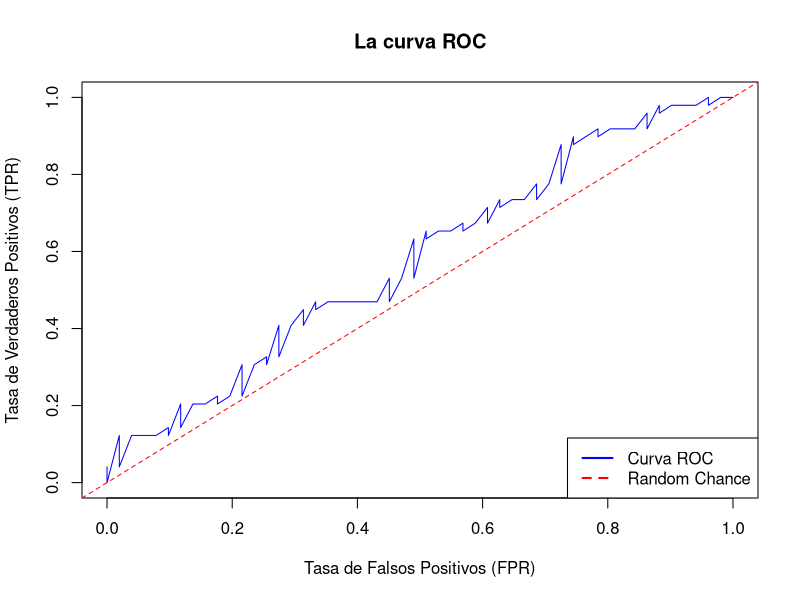
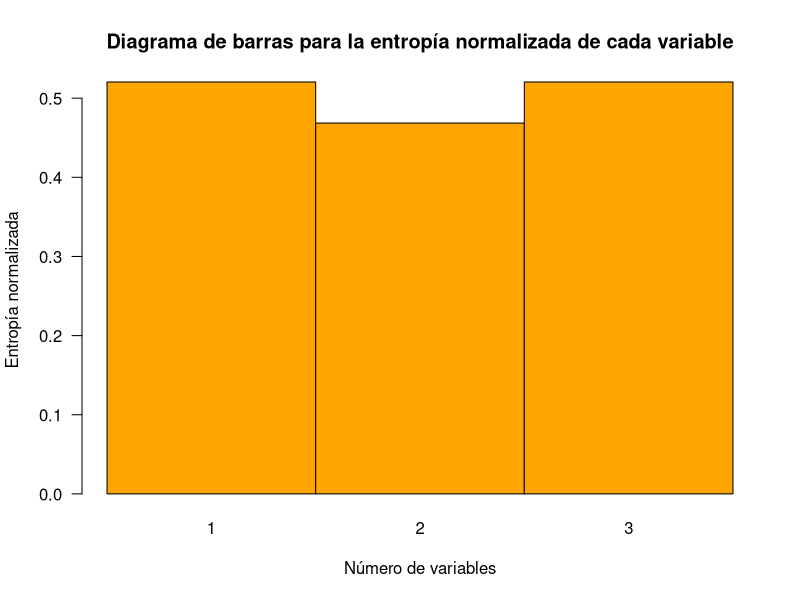
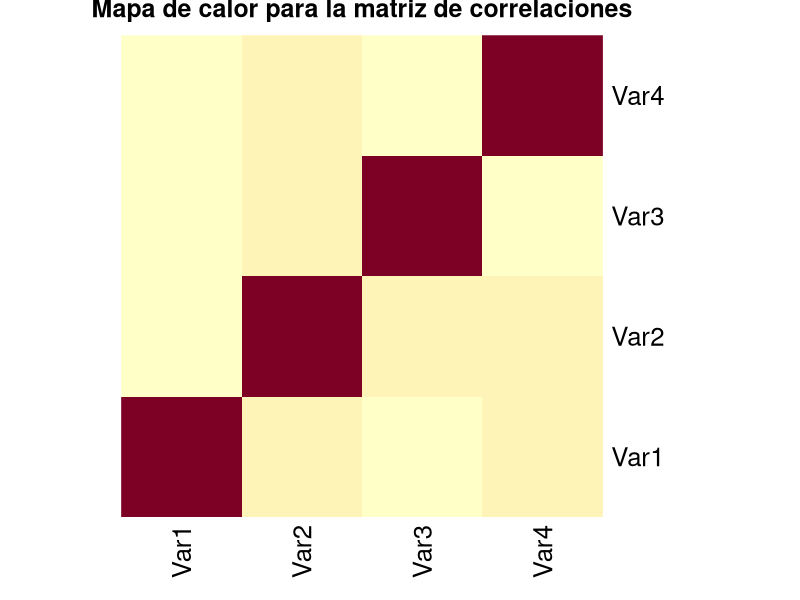
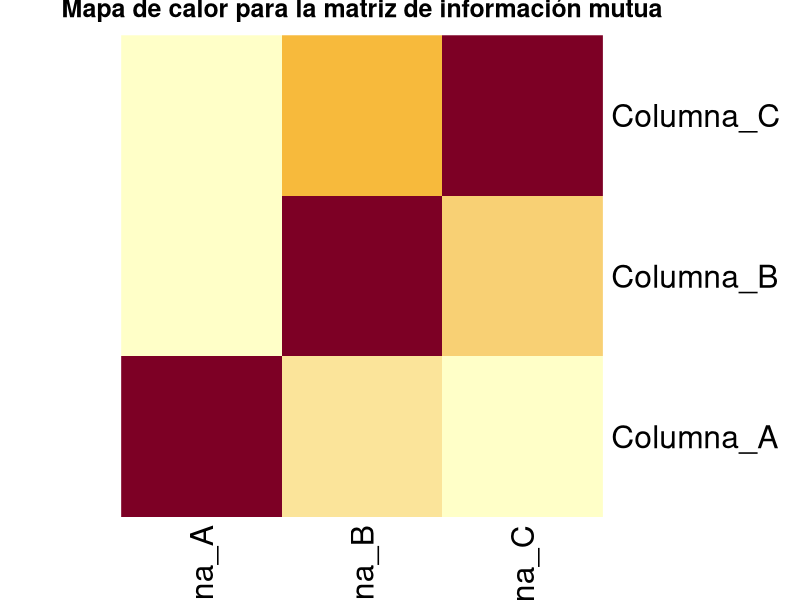

Write R code to recreate these figures, in order.
## ----setup, include = FALSE---------------------------------------------------
knitr::opts_chunk$set(
  collapse = TRUE,
  comment = "#>"
)

## -----------------------------------------------------------------------------
discretizeEW <- function(x, num.bins) {
  # Encontrar el valor mínimo y máximo de x
  num_max <- max(x)
  num_min <- min(x)

  # Calcular el tamaño del intervalo
  length_lim <- (num_max - num_min) / num.bins

  # Crear los puntos de corte
  puntos_de_corte <- num_min + (1:(num.bins - 1)) * length_lim

  # Inicializar el vector categórico
  vector_categ <- character(length(x))

  # Asignar categorías
  for (i in 1:length(x)) {
    if (x[i] <= min(puntos_de_corte)) {
      vector_categ[i] <- paste0("I(-infty,", min(puntos_de_corte), "]")
    } else if (x[i] >= max(puntos_de_corte)) {
      vector_categ[i] <- paste0("I[",max(puntos_de_corte), ", +infty)")
    } else {
      # Aquí se ajusta el bucle para incluir el punto de corte
      for (j in 2:(num.bins - 1)) {
        if (x[i] <= puntos_de_corte[j]) {
          vector_categ[i] <- paste0("I(", round(puntos_de_corte[j - 1], 2), ",", round(puntos_de_corte[j], 2), "]")
          break
        }
      }
    }
  }

  # Devuelve el vector categorico
  vector_categ<- as.factor(vector_categ)
  return(vector_categ)
}

## -----------------------------------------------------------------------------
a <- c(100, 50, 60, 10, 80, 20)
discretizeEW(a, 4)

## -----------------------------------------------------------------------------
discretizeEW_df <- function(x, num.bins) {
  df_dis<- as.data.frame(apply(x, num.bins, MARGIN=2, FUN=discretizeEW))
  return(df_dis)
}

## -----------------------------------------------------------------------------
data <- data.frame(Variable1 = c(2.5, 3.6, 5.1, 8.4, 9.7, 2.3, 7.5, 6.2),
Variable2 = c(15.2, 18.4, 20.1, 14.5, 12.3, 17.6, 21.8, 19.2))
discretizeEW_df(data, num.bins = 3)

## -----------------------------------------------------------------------------
discretizeEF <- function(x, num.bins) {

  #calcular el número de valores en cada intervalo
  num_val<- ceiling(length(x)/num.bins) #ceiling() para redondear el número al valor más grande
  x_orden <- sort(x) #ordeno los valores de menor a mayor

  # Inicializar el vector categórico
  vector_categ <- character(length(x))

  # Conseguir puntos de corte
  puntos_de_corte <- c()
  for (i in seq(num_val, length(x), by = num_val)) {
    if (length(puntos_de_corte)==num.bins-1){
      break
    }
    else {
      puntos_de_corte <- c(puntos_de_corte, x_orden[i])
    }
  }
  # Asignar categorías
  for (i in 1:length(x)) {
    if (x[i] <= min(puntos_de_corte)) {
      vector_categ[i] <- paste0("I(-infty,", min(puntos_de_corte), "]")
    } else if (x[i] > max(puntos_de_corte)) {
      vector_categ[i] <- paste0("I[",max(puntos_de_corte), ", +infty)")
    } else {
      # Aquí se ajusta el bucle para incluir el punto de corte
      for (j in 2:(num.bins - 1)) {
        if (x[i] <= puntos_de_corte[j]) {
          vector_categ[i] <- paste0("I(", round(puntos_de_corte[j - 1], 2), ",", round(puntos_de_corte[j], 2), "]")
          break
        }
      }
    }
  }

  # Devuelve vector categorico
  vector_categ<- as.factor(vector_categ)
  return(vector_categ)
}

## -----------------------------------------------------------------------------
a <- c(100, 50, 60, 10, 80, 20)
discretizeEF(a, 3)

## -----------------------------------------------------------------------------
discretizeEF_df <- function(x, num.bins) {
  df_dis<- as.data.frame(apply(x, num.bins, MARGIN=2, FUN=discretizeEF))
  return(df_dis)
}

## -----------------------------------------------------------------------------
data <- data.frame(Variable1 = c(2.5, 3.6, 5.1, 8.4, 9.7, 2.3, 7.5, 6.2),
Variable2 = c(15.2, 18.4, 20.1, 14.5, 12.3, 17.6, 21.8, 19.2))
discretizeEF_df(data, num.bins = 3)

## -----------------------------------------------------------------------------
discretize <- function(x, cut.points) {
  puntos_de_corte <- as.numeric(unlist(cut.points))

  # Inicializar el vector categórico
  vector_categ <- character(length(x))

  # Asignar categorías
  for (i in 1:length(x)) {
    if (x[i] <= min(puntos_de_corte)) {
      vector_categ[i] <- paste0("I(-infty,", min(puntos_de_corte), "]")
    } else if (x[i] >= max(puntos_de_corte)) {
      vector_categ[i] <- paste0("I[",max(puntos_de_corte), ", +infty)")
    } else {
      # Aquí se ajusta el bucle para incluir el punto de corte
      for (j in 2:length(puntos_de_corte)) {
        if (x[i] <= puntos_de_corte[j]) {
          vector_categ[i] <- paste0("I(", round(puntos_de_corte[j - 1], 2), ",", round(puntos_de_corte[j], 2), "]")
          break
        }
      }
    }
  }

  vector_categ<- as.factor(vector_categ)
  return(vector_categ)

}

## -----------------------------------------------------------------------------
a <- c(100, 50, 60, 10, 80, 20)
puntoscorte<- list(32.5, 55.0, 77.5)
discretize(a, puntoscorte)

## -----------------------------------------------------------------------------
estandar <- function(v) {
  if (!is.numeric(v)) {
    stop("Error: El vector no es numérico.")
  }

  v_est <- (v-mean(v))/sd(v)
  return(v_est)
}

## -----------------------------------------------------------------------------
vector <- c(10, 20, 30, 40, 50)
estandar(vector)

## -----------------------------------------------------------------------------
estandar_df <- function(df) {
  df_estandar <- as.data.frame(apply(df, MARGIN=2, FUN=estandar))
  return(df_estandar)
}

## -----------------------------------------------------------------------------
df <- data.frame(columna1 = c(10, 20, 30, 40, 50),
columna2 = c(5, 15, 25, 35, 45),
columna3 = c(2, 4, 6, 8, 10))
estandar_df(df)

## -----------------------------------------------------------------------------
norm <- function(v) {
  if (!is.numeric(v)) {
    stop("Error: El vector no es numérico.")
  }
  v_norm <- (v-min(v))/(max(v)-min(v))
  return(v_norm)
}

## -----------------------------------------------------------------------------
vector <- c(10, 20, 30, 40, 50)
norm(vector)

## -----------------------------------------------------------------------------
norm_df <- function(df) {
  df_norm <- as.data.frame(apply(df, MARGIN=2, FUN=norm))
  return(df_norm)
}

## -----------------------------------------------------------------------------
df <- data.frame(columna1 = c(10, 20, 30, 40, 50),
columna2 = c(5, 15, 25, 35, 45),
columna3 = c(2, 4, 6, 8, 10))
norm_df(df)

## -----------------------------------------------------------------------------
var_vector <- function(x) {
  if (!is.numeric(x)) {
    stop("Error: El vector no es numérico.")
  }

  #calcular la media
  media <- mean(x)

  #restar la media con cada elemento
  ken_media <- x-media

  #calcular la varianza
  varianza <- sum(ken_media^2)/(length(x)-1)

  return(varianza)
}

## -----------------------------------------------------------------------------
vector <- c(10, 20, 30, 40, 50)
var_vector(vector)

## -----------------------------------------------------------------------------
var <- function(x){ #x es una matriz/df
  for (i in 1:ncol(x)) {
    if (!is.numeric(x[,i])) {
      stop("Error: La matriz no es numérica.")
    }
  }
  
  nrow<- nrow(x)
  ncol <- ncol(x)

  #calcular la media de cada columna (nos devuelve un vector)
  mean_col <- apply(x, MARGIN=2, FUN=mean) #nos devuelve vector de medias de cada columna

  #restar la media de cada columna a cada elemento de esa columna
  ken_media <- sweep(x, MARGIN=2, mean_col, FUN="-")

  #calcular la varianza
  var <- colSums(ken_media^2)/(nrow-1)

  return(var)
}

## -----------------------------------------------------------------------------
df <- data.frame(columna1 = c(10, 20, 30, 40, 50),
columna2 = c(5, 15, 25, 35, 45),
columna3 = c(2, 4, 6, 8, 10))
var(df)

## -----------------------------------------------------------------------------
cov_fun <- function(x) { #nos devuelve una matriz de varianza-covarianza
  n_col <- ncol(x)
  n_row<- nrow(x)

  #calcular la media de cada columna (nos devuelve un vector)
  mean_col <- apply(x, MARGIN=2, FUN=mean) #nos devuelve vector de medias de cada columna

  #restar la media de cada columna a cada elemento de esa columna
  ken_media <- sweep(x, MARGIN=2, mean_col, FUN="-")

  matriz_covarianzas <- matrix(0, nrow = n_col, ncol = n_col)  # Inicializar matriz

  for (i in 1:n_col) {
    for (j in 1:n_col) {
      matriz_covarianzas[i, j] <- sum(ken_media[,i]*ken_media[,j])/(n_row-1) #calcular la covarianza
    }
  }
  return(matriz_covarianzas)
}

## -----------------------------------------------------------------------------
df <- data.frame(var1 = c(10, 20, 30, 40, 50),
var2 = c(5, 15, 25, 35, 45),
var3 = c(2, 4, 6, 8, 10))
cov_fun(df)

## -----------------------------------------------------------------------------
cor_fun <- function(matriz_dat) {
  n <- ncol(matriz_dat)  # Número de variables
  matriz_cov <- cov_fun(matriz_dat)
  matriz_correlaciones <- matrix(0, nrow = n, ncol = n)  # Inicializar matriz de correlaciones

  for (i in 1:n) {
    for (j in 1:n) {
      # Extraer la covarianza y las varianzas
      cov_xy <- matriz_cov[i, j]                   # Cov(X, Y)
      var_x <- matriz_cov[i, i]                    # Var(X)
      var_y <- matriz_cov[j, j]                    # Var(Y)

      # Calcular la correlación
      matriz_correlaciones[i, j] <- cov_xy / sqrt(var_x * var_y)
    }
  }

  return(matriz_correlaciones)
}

## -----------------------------------------------------------------------------
df <- data.frame(var1 = c(10, 20, 30, 40, 50),
var2 = c(5, 15, 24, 35, 45),
var3 = c(2, 4, 6, 8, 9))
cor_fun(df)

## -----------------------------------------------------------------------------
entropy <- function(x) { # x es un factor
  niveles <- levels(x)
  p <- c() #vector de probabilidades
  for (i in 1:length(niveles)) {
    counter <- 0
    for (j in 1:length(x)) {
      if (niveles[i]==x[j]) {
        counter <- counter +1
      }
    }
    p <- c(p, counter/length(x))
  }

  H<- 0
  for (i in 1:length(p)) {
    H <- H -p[i]*log2(p[i]+1e-10)
  }
  return(H)
}

## -----------------------------------------------------------------------------
data_factor <- factor(c("A", "B", "A", "C", "B", "A", "D", "D", "C", "A"))
entropy(data_factor)

## -----------------------------------------------------------------------------
entropy_df <- function(x) { #x es un data frame
  v_entropy <- sapply(x, FUN=entropy)
  return(v_entropy)
}

## -----------------------------------------------------------------------------
data_frame <- data.frame(Color = factor(c("Rojo", "Verde", "Azul", "Rojo", "Verde", "Verde")),
Forma = factor(c("Círculo", "Cuadrado", "Círculo", "Cuadrado", "Cuadrado", "Círculo")),
Tamaño = factor(c("Grande", "Pequeño", "Pequeño", "Grande", "Grande", "Pequeño")))
entropy_df(data_frame)

## -----------------------------------------------------------------------------
norm_entropy <- function(x) { #x es un factor
  H <- entropy(x)
  n <- length(x)
  H_norm <- H/log2(n)
  return(H_norm)
}

## -----------------------------------------------------------------------------
data_factor <- factor(c("A", "B", "A", "C", "B", "A", "D", "D", "C", "A"))
norm_entropy(data_factor)

## -----------------------------------------------------------------------------
norm_entropy_df <- function(df) {
  df_entropy_norm <- as.numeric(sapply(df, FUN=norm_entropy))
  return(df_entropy_norm)
}

## -----------------------------------------------------------------------------
data_frame <- data.frame(Color = factor(c("Rojo", "Verde", "Azul", "Rojo", "Verde", "Verde")),
Forma = factor(c("Círculo", "Cuadrado", "Círculo", "Cuadrado", "Cuadrado", "Círculo")),
Tamaño = factor(c("Grande", "Pequeño", "Pequeño", "Grande", "Grande", "Pequeño")))
norm_entropy_df(data_frame)

## -----------------------------------------------------------------------------
filtro_entropia <- function(x, H_umbral) {#x es un data set y H_umbral es el valor umbral de la entropia
  entropy_x <- entropy_df(x) #calcula las entropias de cada columna y nos devuelve un vector
  n_col <- ncol(x)

  #ver que columnas estan por encima del umbral
  true_cols <- entropy_x > H_umbral #nos devuelve un vector logico: TRUE si es mas grande y FALSE si no

  #conseguir los indices de los TRUE
  indices <- c() #inicializar el vector de los indices
  for (i in 1:n_col) {
    if (true_cols[i]==TRUE) {
      indices <- c(indices, i)
    }
  }

  #filtrar el data set
  x_filtrado <- x[,indices]

  return(x_filtrado)
}

## -----------------------------------------------------------------------------
data_frame <- data.frame(Color = factor(c("Rojo", "Verde", "Azul", "Rojo", "Verde", "Verde")),
Forma = factor(c("Círculo", "Cuadrado", "Círculo", "Cuadrado", "Cuadrado", "Círculo")),
Tamaño = factor(c("Grande", "Pequeño", "Pequeño", "Grande", "Grande", "Pequeño")))
filtro_entropia(data_frame, 1)

## -----------------------------------------------------------------------------
info_mutua <- function(x) {#correlación para variables categoricas x es un data frame / matriz categorica de factores
  #info mutua se calcula de la siguiente manera
  #I(X;Y)= sum_xsum_y p(x, y)log(p(x, y)/p(x)p(y))
  #donde X e Y son dos variables o columnas de un data set
  # o si lo expresamos mediante entropia
  #I(X;Y)= H(X)+H(Y)-H(X,Y)
  #donde H(x, y)= -sum_xsum_y p(x, y)log(p(x, y))

  n_col <- ncol(x) # número de variables
  n_row <- nrow(x)
  matriz_infomutua <- matrix(0, nrow=n_col, ncol=n_col) # inicializamos la matriz de resultados

  # Calculamos la entropía de cada variable
  H_variable <- entropy_df(x) # nos devuelve un vector de entropías de cada columna

  for (i in 1:n_col) {
    categ1 <- levels(x[[i]]) # los niveles o categorías en la columna i
    for (j in 1:n_col) {
      categ2 <- levels(x[[j]]) # los niveles o categorías en la columna j

      # Inicializar la matriz de probabilidades conjuntas
      p_x_y <- matrix(0, nrow=length(categ1), ncol=length(categ2))

      # Contar las ocurrencias de cada combinación de categoría
      for (m in 1:n_row) {
        cat1_index <- which(categ1 == x[m, i])  # Índice de la categoría en la columna i (un vector con el indice de la categoria en cada elemento)
        cat2_index <- which(categ2 == x[m, j])  # Índice de la categoría en la columna j

        # Asegurarse de que ambos índices sean válidos
        if (length(cat1_index) > 0 && length(cat2_index) > 0) {#compara no todos con todos si no el primer elemento con el primero el segundo con el segundo etc.
          p_x_y[cat1_index, cat2_index] <- p_x_y[cat1_index, cat2_index] + 1 # sumamos en cada sitio
        }
      }

      # Calcular las probabilidades conjuntas
      p_x_y <- p_x_y / n_row

      # Calcular H(X, Y) usando probabilidad conjunta
      H_XY <- -sum(p_x_y * log(p_x_y + 1e-10), na.rm = TRUE)  # Sumar una pequeña constante para evitar log(0)

      # Calcular I(X; Y) = H(X) + H(Y) - H(X, Y)
      
      matriz_infomutua[i, j] <- H_variable[i] + H_variable[j] - H_XY
      
    }
  }

  return(matriz_infomutua)
}

## -----------------------------------------------------------------------------
data <- data.frame(
Columna_A = as.factor(c("Rojo", "Rojo", "Azul", "Verde", "Rojo", "Azul", "Verde", "Verde")),
Columna_B = as.factor(c("Alto", "Medio", "Medio", "Bajo", "Alto", "Bajo", "Alto", "Medio")),
Columna_C = as.factor(c("Bajo", "Alto", "Medio", "Bajo", "Medio", "Bajo", "Alto", "Medio")))
info_mutua(data)

## -----------------------------------------------------------------------------
AUC <- function(df) {
  # df: primera col --> vector numérico; segunda col --> vector lógico/binario
  
  # Identificar la columna binaria (la que tiene dos niveles)
  bin_col_index <- which(sapply(df, function(x) is.factor(x) && length(levels(x)) == 2))[1]
  
  # Si no hay una columna binaria, retornar un error
  if (is.na(bin_col_index)) {
    stop("No hay una columna binaria en el dataframe.")
  }
  
  # Ordenar el data frame de menor a mayor valor de la primera col
  df_orden <- df[order(df[, 1]), ]
  
  # Convertir la columna binaria a valores lógicos
  clase_col <- df_orden[[bin_col_index]]
  clase_logica <- as.logical(ifelse(clase_col == levels(clase_col)[1], FALSE, TRUE))  # Asignar FALSE y TRUE
  
  
  
  # Crear un vector de valores de corte (usamos todos los valores únicos de la primera columna)
  val_corte <- unique(df_orden[, 1])
  
  # Inicializar matriz para guardar los pares de (FPR, TPR)
  result <- matrix(nrow = length(val_corte), ncol = 2)
  
  for (i in seq_along(val_corte)) {
    # Conseguir un vector lógico comparando cada valor de la columna con el valor de corte
    v_logico <- df_orden[, 1] > val_corte[i]
    
    # Calcular True Positives (TP)
    TP <- sum(v_logico & clase_logica)
    
    # Calcular True Negatives (TN)
    TN <- sum(!v_logico & !clase_logica)
    
    # Calcular False Negatives (FN)
    FN <- sum(!v_logico & clase_logica)
    
    # Calcular False Positives (FP)
    FP <- sum(v_logico & !clase_logica)
    
    # Calcular True Positive Rate (TPR)
    TPR <- ifelse((TP + FN) == 0, 0, TP / (TP + FN))
    
    # Calcular False Positive Rate (FPR)
    FPR <- ifelse((FP + TN) == 0, 0, FP / (FP + TN))
    
    # Guardar el TPR y FPR en la matriz
    result[i, ] <- c(FPR, TPR)
  }
  
  # Añadir (0, 0) y (1, 1) si no están presentes
  if (!any(result[, 1] == 0 & result[, 2] == 0)) {
    result <- rbind(c(0, 0), result)
  }
  
  if (!any(result[, 1] == 1 & result[, 2] == 1)) {
    result <- rbind(result, c(1, 1))
  }
  
  #ordenar los resultados segun el valor de la primera columna de menor a mayor
  
  result <- result[order(result[, 1]), ]
  # Calcular el AUC utilizando la regla del trapecio
  area <- 0
  for (k in 2:nrow(result)) {
    # Calcular la anchura del intervalo
    h <- abs(result[k-1, 1] - result[k, 1])
    # Aplicar la regla del trapecio
    area <- area + 0.5 * (result[k-1, 2] + result[k, 2]) * h
    
  }
  
  return(list(result = result, area = area))
}

## -----------------------------------------------------------------------------
set.seed(123)
data_frame <- data.frame(
Variable1 = rnorm(100),  # 100 números aleatorios
VariableBinaria = factor(sample(c(0, 1), 100, replace = TRUE)))
AUC(data_frame)

## -----------------------------------------------------------------------------
calcular_metricas <- function(df) {
  # Inicializar listas para resultados
  varianzas <- rep(NA, ncol(df))
  auc_values <- rep(NA, ncol(df))
  entropias <- rep(NA, ncol(df))

  # Iterar sobre cada columna del dataframe
  for (i in seq_along(df)) {
    col <- df[[i]]

    # Calcular varianza si la columna es numérica
    if (is.numeric(col)) {
      varianzas[i] <- var_vector(col)

      # Calcular AUC si hay una columna binaria
      bin_col_index <- which(sapply(df, function(x) is.factor(x) && length(levels(x)) == 2))[1]
      if (!is.na(bin_col_index)) {
        bin_col <- df[[bin_col_index]]
        df_auc <- data.frame(num_col = col, bin_col = bin_col)
        auc_values[i] <- AUC(df_auc)$area
      }
    }

    # Calcular entropía si la columna es categórica
    if (is.factor(col)) {
      entropias[i] <- entropy(col)
    }
  }

  # Crear el dataframe de resultados
  resultados <- data.frame(
    Variable = names(df),
    Varianza = varianzas,
    AUC = auc_values,
    Entropía = entropias
  )

  return(resultados)
}

## -----------------------------------------------------------------------------
data <- data.frame(Score = as.numeric(c(0.1, 0.4, 0.35, 0.6, 0.3, 0.75, 0.55, 0.8)),
Outcome = as.factor(c("Negative", "Negative", "Negative", "Positive", "Negative", "Positive", "Positive", "Positive")))
calcular_metricas(data)

## -----------------------------------------------------------------------------
cor_infomutua <- function(df) {#df es un data frame

  # Identifica el número de columnas y el tipo de cada columna
  n_col <- ncol(df)
  tipos <- sapply(df, class)

  # Matriz de resultados
  result_matrix <- matrix(NA, nrow = n_col, ncol = n_col)
  colnames(result_matrix) <- colnames(df)
  rownames(result_matrix) <- colnames(df)

  # Calcular correlaciones e información mutua entre cada par de columnas
  for (i in 1:n_col) {
    for (j in 1:n_col) {
      # Si ambas variables son numéricas, calcula correlación
      if (tipos[i] == "numeric" && tipos[j] == "numeric") {
        matriz_dat <- df[, c(i, j)]  # Matriz de datos para este par
        result_matrix[i, j] <- cor_fun(matriz_dat)[1,2]  # Correlación
      }
      # Si ambas variables son factores, calcula información mutua
      else if (tipos[i] == "factor" && tipos[j] == "factor") {
        matriz_categ <- df[, c(i, j)]
        result_matrix[i, j] <- info_mutua(matriz_categ)[1, 2]  # Información mutua
      }
      else { #cuando una columna es factor y otra numerica los ignoramos
        result_matrix[i,j] <- NA
      }
    }
  }

  return(result_matrix)
}

## -----------------------------------------------------------------------------
dataset <- data.frame(var_num1 = rnorm(100),                 # Variable numérica
var_num2 = rnorm(100, mean = 5),       # Otra variable numérica
var_cat1 = factor(sample(letters[1:3], 100, replace = TRUE)),  # Variable categórica con 3 categorías
var_cat2 = factor(sample(letters[1:4], 100, replace = TRUE)))   # Variable categórica con 4 categorías)
cor_infomutua(dataset)

## -----------------------------------------------------------------------------
plot_AUC <- function(x) { #x será una matriz/ data frame
  data_AUC <- AUC(x)
  plot(data_AUC$result, type="l", col="blue", main="La curva ROC", xlab="Tasa de Falsos Positivos (FPR)",
       ylab="Tasa de Verdaderos Positivos (TPR)", xlim=c(0, 1), ylim=c(0,1))
  abline(a=0, b=1, col="red", lty=2) #la linea que define la probabilidad del 50% (es decir random)
  legend("bottomright",               # Especificar la posición de la leyenda
         legend = c("Curva ROC", "Random Chance"), # Textos de la leyenda
         col = c("blue", "red"),      # Colores de las líneas
         lty = c(1, 2),                # Estilos de las líneas (1 para sólida, 2 para punteada)
         lwd = 2)                     # Ancho de las líneas

}

## -----------------------------------------------------------------------------
set.seed(123)
data_frame <- data.frame(
Variable1 = rnorm(100),  # 100 números aleatorios
VariableBinaria = factor(sample(c(0, 1), 100, replace = TRUE)))
plot_AUC(data_frame)

## -----------------------------------------------------------------------------
plot_entropy <- function(df) { #data frame de categorias
  H_norm <- norm_entropy_df(df)
  n<- length(H_norm)
  names_bar <- seq(n)
  barplot(H_norm, xlab="Número de variables", ylab="Entropía normalizada",
          main="Diagrama de barras para la entropía normalizada de cada variable",
          space=0, col="orange", las=1, names.arg=names_bar)

}

## -----------------------------------------------------------------------------
data <- data.frame(Columna_A = as.factor(c("Rojo", "Rojo", "Azul", "Verde", "Rojo", "Azul", "Verde", "Verde")),
Columna_B = as.factor(c("Círculo", "Cuadrado", "Círculo", "Cuadrado", "Cuadrado", "Círculo", "Triángulo", "Círculo")),
Columna_C = as.factor(c("Bajo", "Alto", "Medio", "Bajo", "Medio", "Bajo", "Alto", "Medio")))
plot_entropy(data)

## -----------------------------------------------------------------------------
plot_cor <- function(x) { #x es un conjunto de datos matriz / data frame
  correlaciones <- cor_fun(x)
  nombres_columnas <- colnames(x)
  heatmap(correlaciones, main="Mapa de calor para la matriz de correlaciones",
          Rowv = NA, Colv = NA, labRow = nombres_columnas, labCol = nombres_columnas )
}

## -----------------------------------------------------------------------------
set.seed(123)
datos_ejemplo <- data.frame(
Var1 = rnorm(100),
Var2 = rnorm(100),
Var3 = rnorm(100),
Var4 = rnorm(100))
plot_cor(datos_ejemplo)

## -----------------------------------------------------------------------------
plot_infomutua <- function(x) {#x es un conjunto de datos categoricos
  matriz_im <- info_mutua(x)
  nombres_columnas <- colnames(x)
  heatmap(matriz_im, main="Mapa de calor para la matriz de información mutua",
          Rowv = NA, Colv = NA, labRow = nombres_columnas, labCol = nombres_columnas )
}

## -----------------------------------------------------------------------------
data <- data.frame(Columna_A = as.factor(c("Rojo", "Rojo", "Azul", "Verde", "Rojo", "Azul", "Verde", "Verde")),
Columna_B = as.factor(c("Alto", "Medio", "Medio", "Bajo", "Alto", "Bajo", "Alto", "Medio")),
Columna_C = as.factor(c("Bajo", "Alto", "Medio", "Bajo", "Medio", "Bajo", "Alto", "Medio")))
plot_infomutua(data)

## -----------------------------------------------------------------------------
remove_duplicates <- function(data) {
  # Encontrar filas duplicadas
  duplicated_rows <- duplicated(data)
  
  # Filtrar el data frame para conservar solo filas únicas
  data_unique <- data[!duplicated_rows, ]
  
  # Devolver el data frame sin duplicados
  return(data_unique)
}

## -----------------------------------------------------------------------------
data_with_duplicates <- data.frame(
ID = c(1, 2, 2, 3, 4, 4, 5),
Value = c("A", "B", "B", "C", "D", "D", "E"))
remove_duplicates(data_with_duplicates)

## -----------------------------------------------------------------------------
split_data <- function(data, train_ratio = 0.7, seed = NULL) {
  # Si se especifica, establecer la semilla para reproducibilidad
  if (!is.null(seed)) {
    set.seed(seed)
  }
  
  # Número total de observaciones
  n <- nrow(data)
  
  # Determinar el número de muestras para el conjunto de entrenamiento
  train_size <- floor(train_ratio * n)
  
  # Obtener índices aleatorios para el conjunto de entrenamiento
  train_indices <- sample(seq_len(n), size = train_size)
  
  # Dividir el data frame
  train_data <- data[train_indices, ]
  test_data <- data[-train_indices, ]
  
  # Devolver los conjuntos como una lista
  return(list(train = train_data, test = test_data))
}

## -----------------------------------------------------------------------------
data <- data.frame(
ID = 1:10,
Value = c(5, 3, 8, 2, 6, 9, 1, 7, 4, 10))
split_data(data, train_ratio = 0.7, seed = 123)

